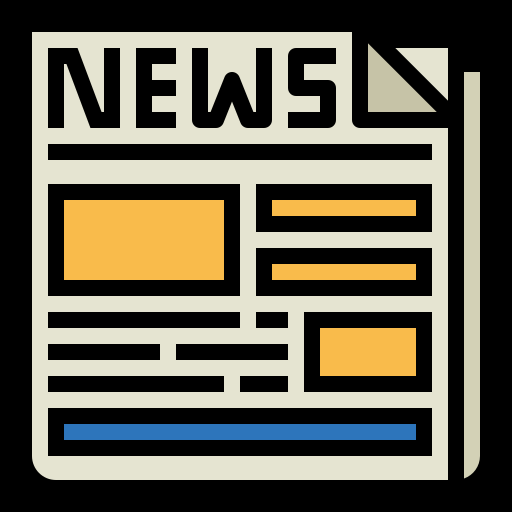
#> input picture Image.png, 512 x 512 px
$ python -i image_ops.py   (imports and definitions only)
#> lines starting #> are read from the running program, lines starting #| are printed output that depends on the picture
"""
image_ops.py — Utilidades compartidas de imagen (SSIM, metadata, escala).
Centraliza el algoritmo SSIM (Structural Similarity Index) y helpers de
pillow usados por scripts/tools/optimize.py y scripts/tools/fix_images.py.

Import desde un módulo en scripts/*, después de `sys.path.insert` hacia la
raíz de scripts:
    from utils.image_ops import (
        compute_ssim, find_optimal_quality, strip_metadata, constrain_size,
        MAX_WIDTH, SSIM_THRESHOLD, QUALITY_START, QUALITY_MIN, QUALITY_STEP,
    )
"""

from typing import Callable, List, Optional, Tuple

from PIL import Image

# ==============================================================================
# CONSTANTES ALGORÍTMICAS DE COMPRESIÓN SSIM
# ==============================================================================
MAX_WIDTH: int = 1920               # Ancho máximo (constrain_size)
SSIM_THRESHOLD: float = 0.98        # Identidad perceptiva humana
QUALITY_START: int = 85
QUALITY_MIN: int = 50
QUALITY_STEP: int = 5
WEBP_METHOD: int = 6                # Máxima compresión WebP

# Tamaño de cálculo de SSIM (reducción fija para comparación estable)
SSIM_T_SIZE: Tuple[int, int] = (160, 160)


# ==============================================================================
# ALGORITMO SSIM (Pillow-only, sin numpy)
# ==============================================================================
# [60 lines left out: functions _channel_stats, compute_ssim, strip_metadata, constrain_size, not called in this run]


def find_optimal_quality(
    original: Image.Image,
    save_func: Callable[[int], Image.Image],
    start: int = QUALITY_START,
    min_q: int = QUALITY_MIN,
) -> int:
    """Busca la calidad máxima perceptualmente idéntica (descendente)."""
    best_q: int = start
    for q in range(start, min_q - 1, -QUALITY_STEP):
        compressed: Image.Image = save_func(q)
        if compute_ssim(original, compressed) >= SSIM_THRESHOLD:
            best_q = q
        else:
            break
    return best_q

>>> import cv2
>>> picture = cv2.imread('../../Image.png', cv2.IMREAD_GRAYSCALE)
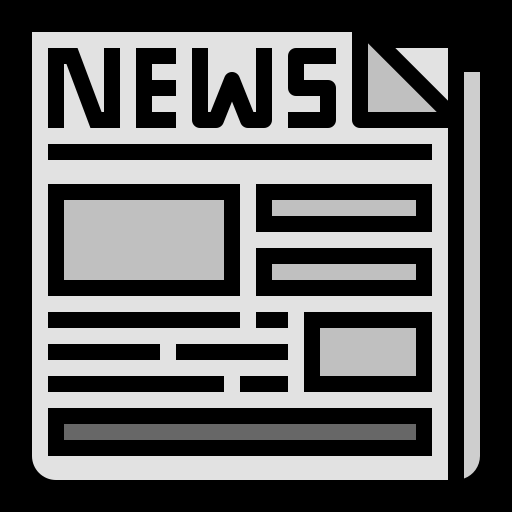
#> picture: shape (512, 512); min 0, max 226, mean 95.2
>>> result = find_optimal_quality(picture, 'out.png')
#> (the run stopped early here; a loop or call above may not have finished)
